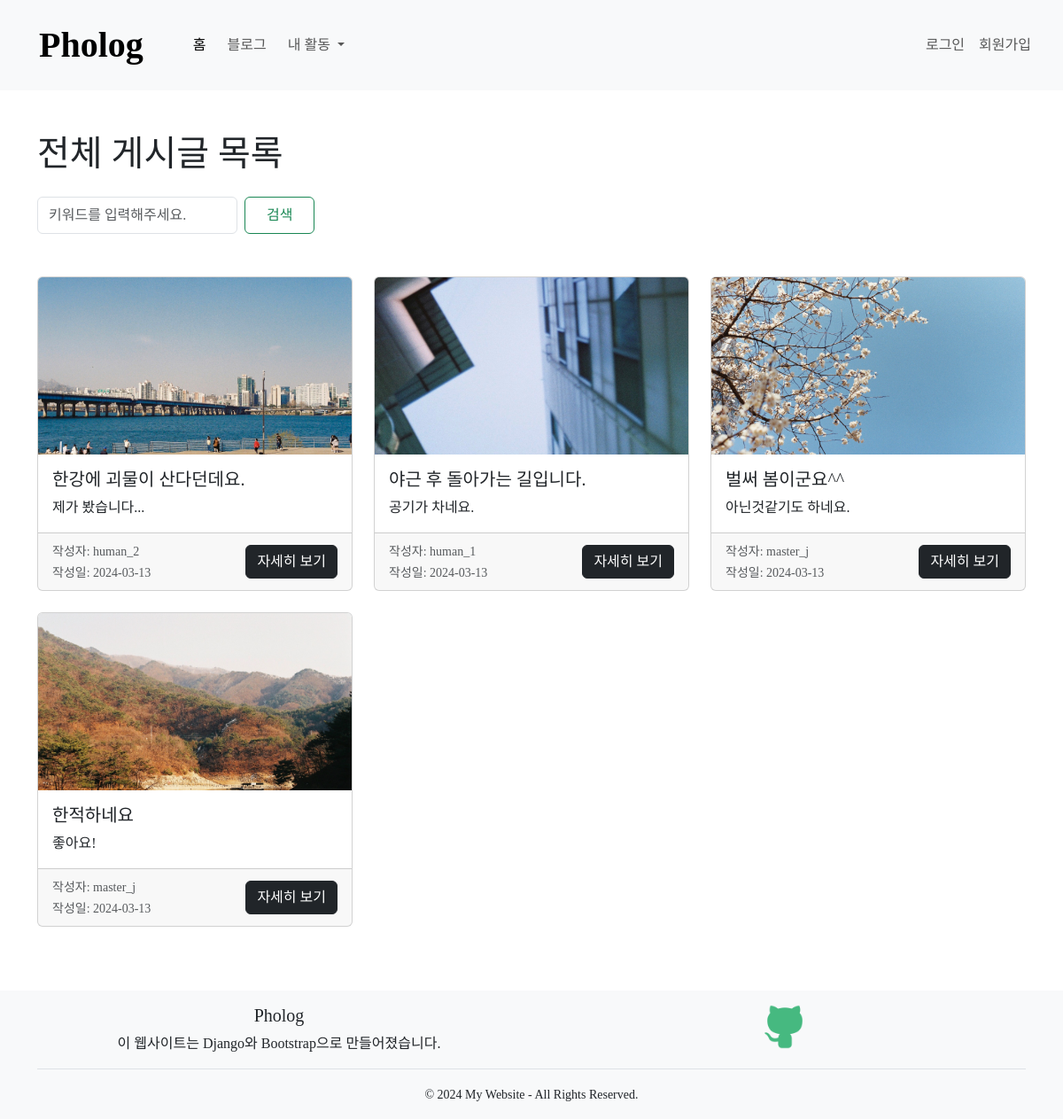
The app's page /blog/all/ with its own data.
### blog/models.py (models this page shows, shortened)
class Post(models.Model):
    author = models.ForeignKey(User, on_delete=models.CASCADE)
    title = models.CharField(max_length=200)
    content = models.TextField()
    categories = models.ManyToManyField(Category, blank=True, related_name="post_categories")
    tags = models.ManyToManyField(Tag, blank=True, related_name="post_tags")
    created_at = models.DateTimeField(auto_now_add=True)
    updated_at = models.DateTimeField(auto_now=True)
    class Meta:
        verbose_name = "포스트"
        verbose_name_plural = "포스트 그룹"
        ordering = ["-created_at"]

class Image(models.Model):
    post = models.ForeignKey(Post, default=None, on_delete=models.CASCADE, related_name="images")
    image = models.ImageField(upload_to="blog/%Y/%m/%d/")
    class Meta:
        verbose_name = "이미지"
        verbose_name_plural = "이미지 그룹"

### blog/views.py (the view)
class AllPostListView(ListView):
    model = Post
    context_object_name = "posts"
    template_name = "posts/all_post_list.html"
    def get_queryset(self):
        queryset = super().get_queryset()
        q = self.request.GET.get("q")
        if q:
            queryset = queryset.filter(
                Q(title__icontains=q) | Q(content__icontains=q)
            ).distinct()
        return queryset

### templates/posts/all_post_list.html (shortened to what this page needs)
{% extends "base.html" %}
{% block content %}
<div class="container py-5">
    <h1 class="mb-4">전체 게시글 목록</h1>
    <form class="d-inline-flex" role="search" action="" method="get">
        <input name="q" class="form-control me-2" type="search" placeholder="키워드를 입력해주세요." aria-label="Search">
        <button class="btn btn-outline-success py-2 px-4 text-nowrap" type="submit">검색</button>
    </form>
    <div class="row row-cols-1 row-cols-sm-2 row-cols-md-3 g-4 mt-4">
    {% for post in posts %}
        <div class="col">
            <div class="card h-100">
            {% with post.images.first as image %}
                {% if image %}
                <img src="{{ image.image.url }}" class="card-img-top" alt="{{ post.title }}">
                {% else %}
                <img src="https://cdn.pixabay.com/photo/2015/06/19/21/24/avenue-815297_1280.jpg" class="card-img-top"
                    alt="Default Image">
                {% endif %}
            {% endwith %}
                <div class="card-body">
                    <h5 class="card-title">{{ post.title }}</h5>
                    <p class="card-text">{{ post.content|truncatewords:20 }}</p>
                </div>
                <div class="card-footer d-flex justify-content-between align-items-center">
                    <div>
                        <small class="text-muted">작성자: {{ post.author.username }}</small><br>
                        <small class="text-muted">작성일: {{ post.created_at|date:"Y-m-d" }}</small>
                    </div>
                    <a href="{% url "post_detail" post.pk %}" class="btn btn-dark">자세히 보기</a>
                </div>
            </div>
        </div>
        {% empty %}
        <p>게시글이 없습니다.</p>
        {% endfor %}
    </div>
</div>
{% endblock %}

### templates/base.html (shortened to what this page needs)
{% load static %}
<!DOCTYPE html>
<html lang="ko">
<head>
    <link href="https://cdn.jsdelivr.net/npm/bootstrap@5.3.3/dist/css/bootstrap.min.css" rel="stylesheet"
>
</head>
<body>
    <nav class="navbar navbar-expand-lg bg-body-tertiary navbar-custom sticky-top">
        <div class="container-fluid">
            <a class="navbar-brand fw-bold fs-1 ms-3 me-5" href="{% url "index" %}">Pholog</a>
            <div class="collapse navbar-collapse" id="navbarSupportedContent">
                <ul class="navbar-nav me-auto mb-2 mb-lg-0">
                    <li class="nav-item me-2">
                        <a class="nav-link active" aria-current="page" href="{% url "index" %}">홈</a>
                    </li>
                    <li class="nav-item me-2">
                        <a class="nav-link" href="{% url "all_post_list" %}">블로그</a>
                    </li>
                    <li class="nav-item dropdown">
                        <a class="nav-link dropdown-toggle" href="#" role="button" data-bs-toggle="dropdown"
                            aria-expanded="false">
                            내 활동
                        </a>
                    </li>
                </ul>
                <ul class="navbar-nav ms-auto">
                    <li class="nav-item">
                        {% if user.is_authenticated %}
                            <button class="btn btn-link nav-link" data-bs-toggle="modal" data-bs-target="#logoutModal">로그아웃</button>
                        {% else %}
                            <a class="nav-link" href="{% url "login" %}">로그인</a>
                        {% endif %}
                    </li>
                    <li><a class="nav-link" href="{% url "signup" %}">회원가입</a></li>
                </ul>
            </div>
        </div>
    </nav>
    <div class="container-fluid">
        {% block content %}
        {% endblock  %}
    </div>
    <footer class="bg-light mt-4 text-center">
        <div class="container py-3">
            <div class="row">
                <div class="col-md-6">
                    <h5>Pholog</h5>
                    <p>이 웹사이트는 Django와 Bootstrap으로 만들어졌습니다.</p>
                </div>
                <div class="col-md-6">
                    <a href="https://github.com/jiminkyung/Pholog"><img src="{% static "git_icon.png" %}" style="width: 50px;"></a>
                </div>
            </div>
            <div class="border-top pt-3">
                <small>&copy; 2024 My Website - All Rights Reserved.</small>
            </div>
        </div>
    </footer>
</body>
</html>

### templates/base.html (style rules this page uses)
body { font-family: 'Pretendard-Regular'; }
a { text-decoration-line: none; }
.navbar-custom { padding: 1rem 1rem; }
.navbar-brand { font-size: 2rem; }

### templates/posts/all_post_list.html (style rules this page uses)
.card-img-top { max-width: 100%; max-height: 200px; object-fit: cover; }

### records on screen
Post: images.first.image (picture), title "한강에 괴물이 산다던데요.", content "제가 봤습니다...", author.username "human_2", created_at "2024-03-13"
Post: images.first.image (picture), title "야근 후 돌아가는 길입니다.", content "공기가 차네요.", author.username "human_1", created_at "2024-03-13"
Post: images.first.image (picture), title "벌써 봄이군요^^", content "아닌것같기도 하네요.", author.username "master_j", created_at "2024-03-13"
Post: images.first.image (picture), title "한적하네요", content "좋아요!", author.username "master_j", created_at "2024-03-13"
